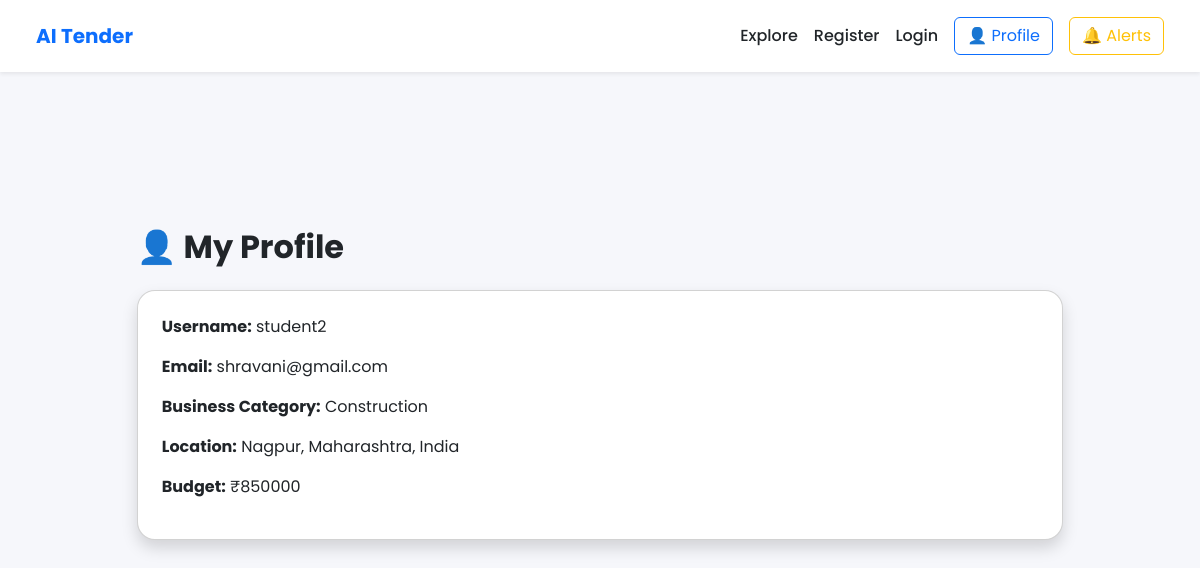
Screenshot of /profile (signed in) with the database file from the repository.
### tables this page shows
CREATE TABLE users (
        id INTEGER PRIMARY KEY AUTOINCREMENT,
        username TEXT NOT NULL,
        email TEXT UNIQUE NOT NULL,
        password TEXT NOT NULL,
        category TEXT,
        location TEXT,
        budget INTEGER
    );

### app.py (the view)
@app.route("/profile")
def profile():
    user_id = session.get("user_id")
    conn = get_connection()
    cursor = conn.cursor()
    cursor.execute(
        "SELECT * FROM users WHERE id=?",
        (user_id,)
    )
    user = cursor.fetchone()
    conn.close()
    return render_template("profile.html", user=user)

### database.py (called while the page is built)
def get_connection():
    conn = sqlite3.connect(DB_NAME)
    conn.row_factory = sqlite3.Row
    return conn

### templates/profile.html
{% extends "base.html" %}
{% block content %}
<div class="container mt-5">
<h2 class="fw-bold mb-4">👤 My Profile</h2>
<div class="card shadow p-4">
<p><b>Username:</b> {{ user.username }}</p>
<p><b>Email:</b> {{ user.email }}</p>
<p><b>Business Category:</b> {{ user.category }}</p>
<p><b>Location:</b> {{ user.location }}</p>
<p><b>Budget:</b> ₹{{ user.budget }}</p>
</div>
</div>
{% endblock %}

### static/css/style.css (style rules this page uses)
body { background:#f4f7fb; font-family:'Segoe UI', Tahoma, Geneva, Verdana, sans-serif; }
.card { border-radius:18px; transition:0.3s; }
.container { width:90%; margin:auto; padding-top:30px; }

### rows the page displays
users: username "student2", email "shravani@gmail.com", category "Construction", location "Nagpur, Maharashtra, India", budget "850000"
